Frame 1 (no input): blank canvas, image omitted
Frame 60 (the mouse pressed at the canvas centre just before this capture): blank canvas, image omitted
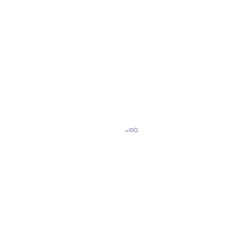
Frame 120 (the mouse held since frame 60 and released just before this capture)

The Processing sketch whose frames 1 and 60 were blank and that drew this single picture after the mouse press (run headless with seeded random() and noise(); from frame 60 on, the mouse is pressed at the canvas centre):

// Processing sketch: processing_127231
// ── processing_127231.pde

int counter;

void setup() {  //setup function called initially, only once
  size(250, 250);
  background(255);  //set background white
  colorMode(HSB);   //set colors to Hue, Saturation, Brightness mode
  counter = 0;
}

void draw() {  //draw function loops 
  counter++;
  noStroke();
  fill(random(255),100,255,50);
  
  if(mousePressed == true) { //add some interaction
    text("-∞", mouseX, mouseY, 20, 80);
  }
}
